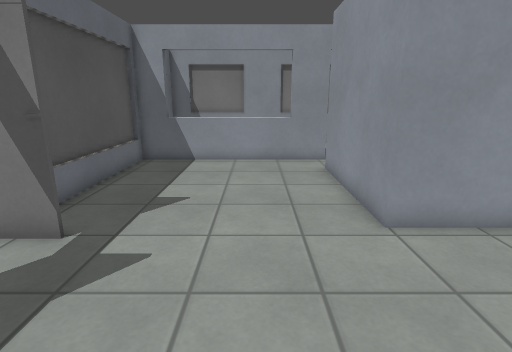
View 1 (above)

18 first-person views from a walk through a 3-D level made in the Godot game engine. The camera is 1.4 m above the floor, tilts 14° down and sees 80° across. The floor is counted in squares, 0.5 m on a side. Each view is taken from the middle of a square. On the plan, view 1 faces up. The plan holds only what a view shows up to about 20 squares ahead; the rest is blank. The place goes on beyond the plan. Surface patterns are stand-ins for the level's own textures.

View 2
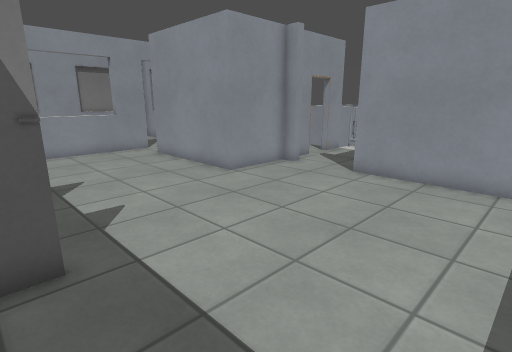

View 3
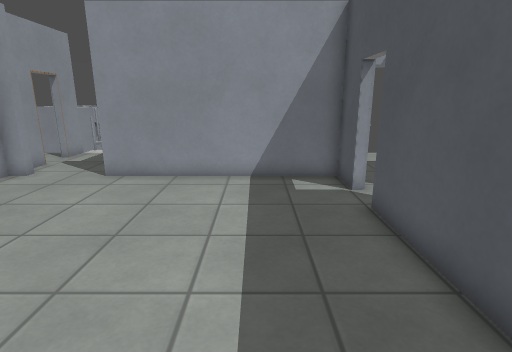

View 4
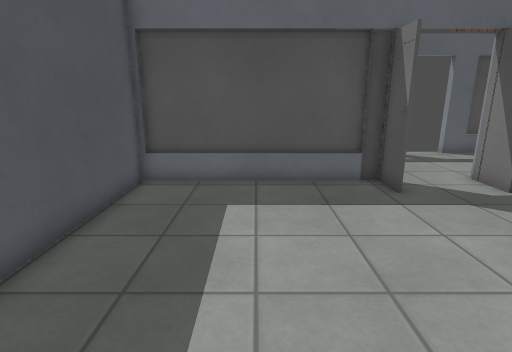

View 5
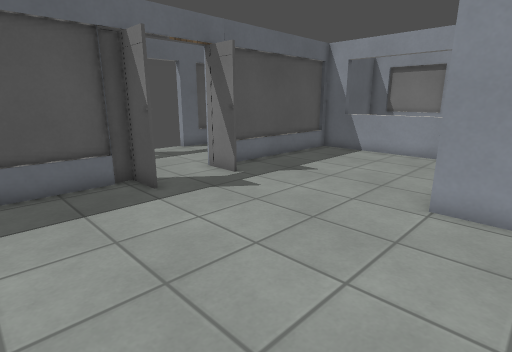

View 6
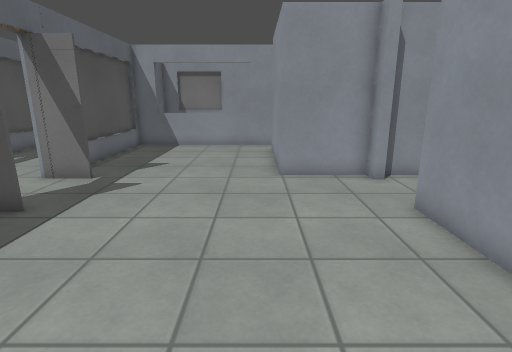

View 7
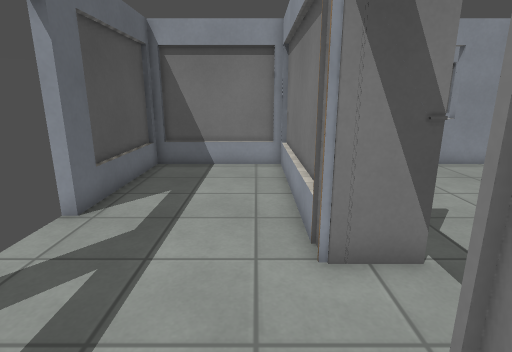

View 8
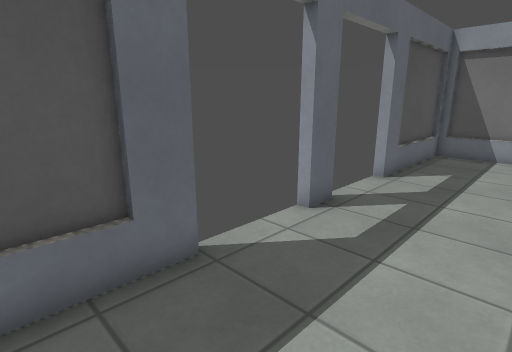

View 9
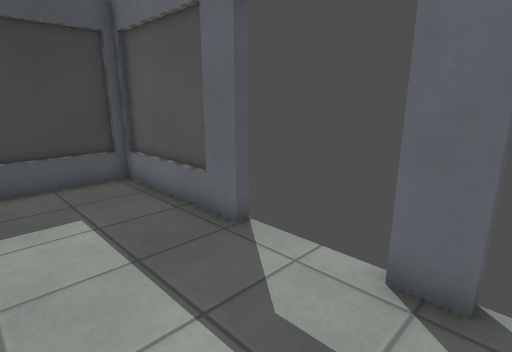

View 10
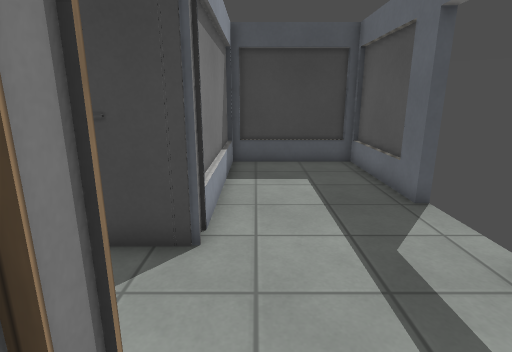

View 11
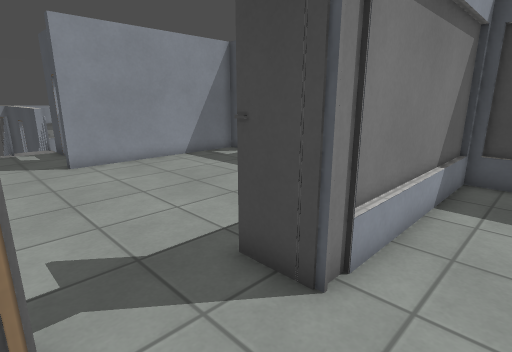

View 12
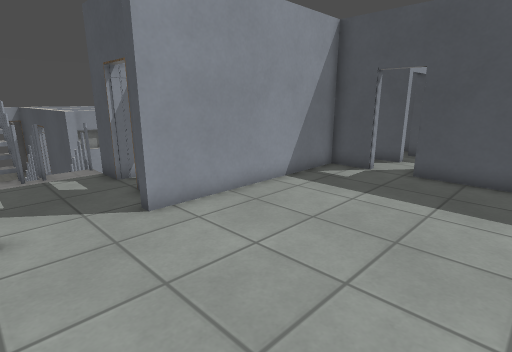

View 13
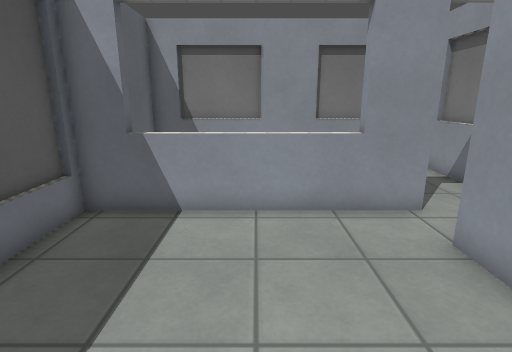

View 14
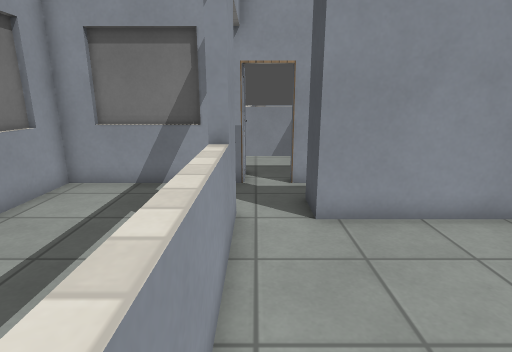

View 15
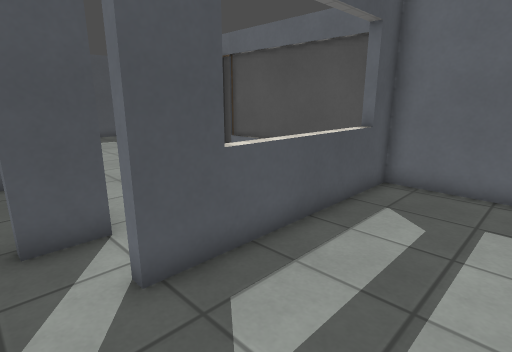

View 16
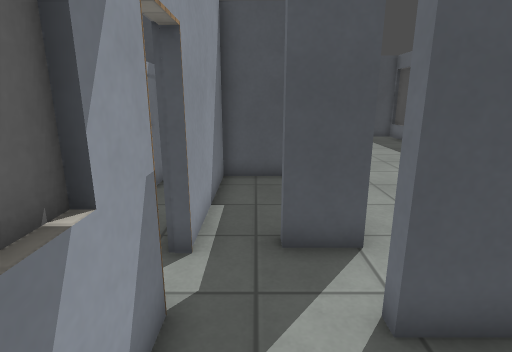

View 17
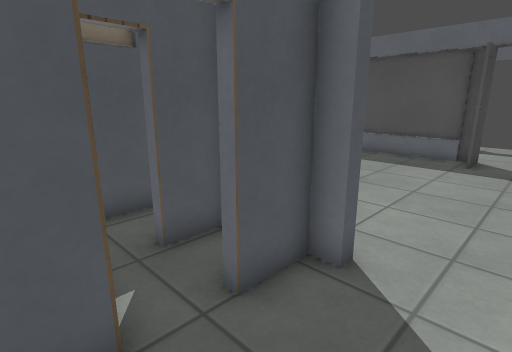

View 18
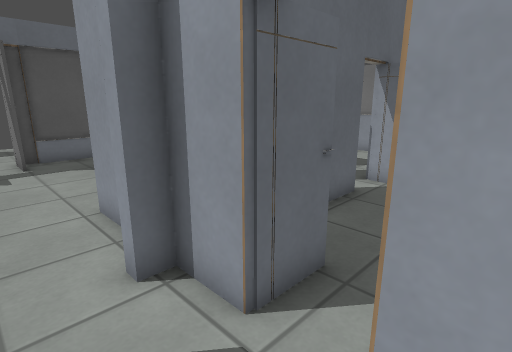

### Floor plan
Ten units are one square. View 1 is at (0, 0); x grows to the right and y downward. Boxes are objects, and circles mark ways between rooms. Rooms are numbered by the first view taken in them; rooms with no view inside come last. Other rooms are left out.
<svg viewBox="-121 -212 241 280">
<path fill="none" stroke="#000" d="M-40 -24 -60 -24M-40 -58 -58 -58M-57 -25 -57 58M-55 -17 -55 58 -54 58M-58 -25 -40 -25M-55 -66 -60 -66M62 -64 29 -64 29 -126M66 -58 62 -58M69 2 85 2M85 -82 85 -64 66 -64M74 25 88 25M101 -12 101 -20M33 -145 -57 -145 -57 -59M44 61 62 61 62 -27 66 -27 66 -20 85 -20 85 -16M-55 61 28 61M115 -64 101 -64 101 -69M-55 -80 -55 -66M-114 -46 -114 -34M-58 -58 -58 -74M-58 -75 -58 -145M-60 -17 -55 -17M-114 -95 -114 -81M-114 2 -114 15M-116 11 -116 61 -58 61 -58 -25M-84 -145 -115 -145M-116 -142 -116 -94M-61 -147 -111 -147M-111 63 -62 63M-8 -207 -44 -207M36 -207 16 -207M51 -207 40 -207M62 -155 62 -205 -55 -205 -55 -149 33 -149M64 -158 64 -194M29 -126 45 -126 45 -121M62 -145 62 -155M33 -149 33 -145M40 -67 62 -67 62 -128 66 -128"/>
<circle cx="-55" cy="-45" r="3" fill="#2a7"/>
<circle cx="30" cy="-140" r="3" fill="#2a7"/>
<circle cx="45" cy="-150" r="3" fill="#2a7"/>
<text x="0" y="-40">1</text>
<text x="-90" y="-50">2</text>
<text x="0" y="-180">3</text>
<text x="50" y="-120">4</text>
</svg>
Room 1 opens to room 2. Room 1 opens to room 4. Room 3 opens to room 4.

Where each view was taken, in squares from view 1:
view 1: 0 up, 0 right, facing up
view 2: 3 down, 5 left, facing up-right
view 3: 3 down, 5 left, facing right
view 4: 2 down, 5 right, facing left
view 5: 2 down, 5 right, facing up-left
view 6: 5 down, 2 right, facing up
view 7: 1 up, 7 left, facing up
view 8: 3 down, 7 left, facing up-left
view 9: 5 up, 7 left, facing down-left
view 10: 8 up, 7 left, facing down
view 11: 6 up, 8 left, facing down-right
view 12: 6 up, 1 left, facing down-right
view 13: 7 up, 1 left, facing up
view 14: 14 up, 4 left, facing right
view 15: 19 up, 5 right, facing down-left
view 16: 18 up, 5 right, facing down
view 17: 5 up, 11 right, facing down-left
view 18: 4 up, 11 right, facing up-left
